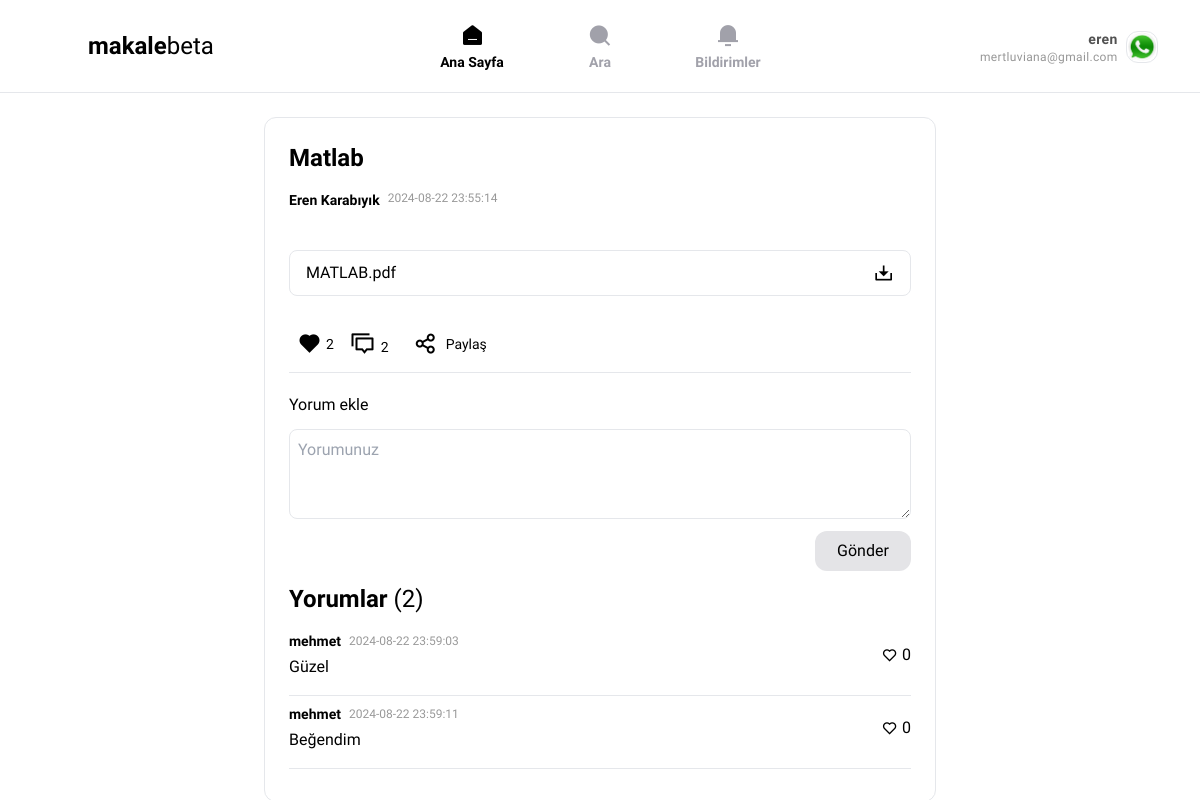
/makale?id=42 (signed in), run on the app's committed database.
### tables this page shows
CREATE TABLE `users` (
  `id` int(11) NOT NULL,
  `username` varchar(50) NOT NULL,
  `fullname` varchar(250) NOT NULL,
  `gender` int(1) NOT NULL,
  `email` varchar(100) NOT NULL,
  `password` varchar(250) NOT NULL,
  `yetki` int(1) NOT NULL,
  `createdate` timestamp NOT NULL DEFAULT current_timestamp(),
  `photo` varchar(255) NOT NULL
);

CREATE TABLE `posts` (
  `id` int(11) NOT NULL,
  `kullanici_id` int(11) NOT NULL,
  `title` varchar(50) NOT NULL,
  `file` varchar(255) NOT NULL,
  `createddate` timestamp NOT NULL DEFAULT current_timestamp() ON UPDATE current_timestamp(),
  `likes` int(255) NOT NULL,
  `shares` int(255) NOT NULL,
  `description` varchar(255) NOT NULL
);

CREATE TABLE `comments` (
  `id` int(11) NOT NULL,
  `post_id` int(11) NOT NULL,
  `user_id` int(11) NOT NULL,
  `comment` text NOT NULL,
  `created_at` timestamp NOT NULL DEFAULT current_timestamp()
);

### makale.php (the view, shortened to what this page needs)
<?php
include_once 'db/connect.php';
if (isset($_GET['id'])) {
    $makale_id = $_GET['id'];
    $mklSql = "SELECT posts.*, users.username FROM posts JOIN users ON posts.kullanici_id = users.id WHERE posts.id = ?";
    $mkl = $conn->prepare($mklSql);
    $mkl->bind_param("i", $makale_id);
    $mkl->execute();
    $results = $mkl->get_result();
    if ($results->num_rows > 0) {
        $makale = $results->fetch_assoc();
    } else {
        echo "Makale bulunamadı!";
        exit();
    }
} else {
    echo "Geçersiz makale ID!";
    exit();
}
$isLiked = false;
if (isset($_SESSION['user_id'])) {
    $user_id = $_SESSION['user_id'];
    $like_sorgu = "SELECT * FROM likes WHERE user_id = ? AND post_id = ?";
    $like_stmt = $conn->prepare($like_sorgu);
    $like_stmt->bind_param("ii", $user_id, $makale['id']);
    $like_stmt->execute();
    $like_result = $like_stmt->get_result();
    if ($like_result->num_rows > 0) {
        $isLiked = true;
    }
}
$like_count_sorgu = "SELECT COUNT(*) as like_count FROM likes WHERE post_id = ?";
$like_count_stmt = $conn->prepare($like_count_sorgu);
$like_count_stmt->bind_param("i", $makale['id']);
$like_count_stmt->execute();
$like_count_result = $like_count_stmt->get_result();
$like_count = $like_count_result->fetch_assoc()['like_count'];
$commentSql = "SELECT comments.*, users.username FROM comments JOIN users ON comments.user_id = users.id WHERE comments.post_id = ?";
$commentStmt = $conn->prepare($commentSql);
$commentStmt->bind_param("i", $makale['id']);
$commentStmt->execute();
$commentResults = $commentStmt->get_result();
$comments = $commentResults->fetch_all(MYSQLI_ASSOC);
$commentCountSql = "SELECT COUNT(*) as comment_count FROM comments WHERE post_id = ?";
$commentCountStmt = $conn->prepare($commentCountSql);
$commentCountStmt->bind_param("i", $makale['id']);
$commentCountStmt->execute();
$commentCountResult = $commentCountStmt->get_result();
$commentCount = $commentCountResult->fetch_assoc()['comment_count'];
?>
<!DOCTYPE html>
<html lang="tr">
<head>
    <?php include 'includes/head.php'; ?>
</head>
<body>
<?php include 'inc/header.php'; ?>
<main class="flex gap-6 w-full  justify-center">
    <div class="max-w-2xl w-full flex flex-col p-6 border mt-6 rounded-xl">
        <div class="w-full flex flex-col rounded-xl">
            <h1 class="text-2xl font-bold mb-4"><?php echo htmlspecialchars($makale['title']); ?></h1>
            <div class="flex gap-2 mb-4">
                <b class="text-sm"><?php echo htmlspecialchars($makale['username']); ?></b>
                <p class="opacity-40 text-xs"><?php echo htmlspecialchars($makale['createddate']); ?></p>
            </div>
            <div class="mt-4">
                <?php if (!empty($makale['file'])): ?>
                    <div class="my-2 flex rounded-lg border items-center px-4 p-2">
                        <p><?php echo htmlspecialchars($makale['file']); ?></p>
                        <a target="_blank" href="./uploads/<?php echo htmlspecialchars($makale['file']); ?>" class="ml-auto">
                            <i class="ri-download-2-line text-xl"></i>
                        </a>
                    </div>
                <?php endif; ?>
            </div>
            <div class="text-2xl flex w-full *:p-2 mt-4">
                <button class="like-post-button items-center flex gap-1" data-post-id="<?php echo $makale['id']; ?>">
                    <i class="<?php echo $isLiked ? 'ri-heart-fill' : 'ri-heart-line'; ?>"></i>
                    <span class="text-sm"><?php echo $like_count; ?></span>
                </button>
                <button class="">
                    <i class="ri-discuss-line"></i>
                    <span class="text-sm"><?php echo $commentCount; ?></span>
                </button>
                <button onclick="copyLink()" class="ml-2 p-2 rounded flex items-center gap-2">
                    <i class="ri-share-line"></i>
                    <p class="text-sm">Paylaş</p>
                </button>
            </div>
        </div>
        <div class="border-t pt-2 mt-1">
            <div class="flex flex-col gap-3 py-3">
                <h2 class="">Yorum ekle</h2>
                <textarea name="comment" id="comment" cols="30" rows="3" placeholder="Yorumunuz" class="rounded-lg border p-2"></textarea>
                <button id="comment-submit" class="h-10 ml-auto w-24 rounded-xl bg-zinc-200 px-4 transition hover:bg-black hover:text-white">Gönder</button>
            </div>
            <h1 class="mb-4 text-2xl"><b>Yorumlar</b> (<?php echo $commentCount; ?>)</h1>
            <?php foreach ($comments as $comment): ?>
                <?php
                    $commentIsLiked = false;
                    $comment_like_count_sorgu = "SELECT COUNT(*) as like_count FROM comment_likes WHERE comment_id = ?";
                    $comment_like_count_stmt = $conn->prepare($comment_like_count_sorgu);
                    $comment_like_count_stmt->bind_param("i", $comment['id']);
                    $comment_like_count_stmt->execute();
                    $comment_like_count_result = $comment_like_count_stmt->get_result();
                    $commentLikeCount = $comment_like_count_result->fetch_assoc()['like_count'];
                ?>
                <div class="mb-2 flex border-b pb-4">
                    <div class="h-full">
                        <div class="flex items-center gap-2 mb-1">
                            <b class="text-sm"><?php echo htmlspecialchars($comment['username']); ?></b>
                            <p class="opacity-40 text-xs"><?php echo htmlspecialchars($comment['created_at']); ?></p>
                        </div>
                        <p><?php echo htmlspecialchars($comment['comment']); ?></p>
                    </div>
                    <div class="ml-auto flex flex-col justify-between items-start gap-4 h-full">
                            <button class="like-comment-button flex items-center mb-auto gap-1 mt-3 ml-2" data-comment-id="<?php echo $comment['id']; ?>">
                                <i class="<?php echo $commentIsLiked ? 'ri-heart-fill' : 'ri-heart-line'; ?>"></i>
                                <span><?php echo $commentLikeCount; ?></span>
                            </button>
                        </div>
                </div>
            <?php endforeach; ?>
        </div>
    </div>
</main>
</body>
</html>

### inc/header.php (shortened to what this page needs)
<?php
include_once 'db/connect.php';
$giris_yapildi = isset($_SESSION['user_id']);
$currentPath = $_SERVER['REQUEST_URI'];
function isActive($path) {
    global $currentPath;
    return strpos($currentPath, $path) !== false ? 'text-black font-bold' : 'text-zinc-400';
}
$user_photo = '';
$user_gender = '';
$user_email = '';
if ($giris_yapildi) {
    $user_id = $_SESSION['user_id'];
    $giris = $conn->prepare("SELECT photo, gender, email FROM users WHERE id = ?");
    $giris->bind_param("i", $user_id);
    $giris->execute();
    $giris->bind_result($user_photo, $user_gender, $user_email);
}
 ?>
<header class="flex top-0 sticky bg-white z-20 items-center justify-between border-b p-2 px-4">
  <div class="flex w-full items-center justify-between mx-auto max-w-screen-lg">
    <a href="./" class=" w-96 flex text-2xl"><b>makale</b>beta</a>
    <nav class="flex justify-center max-lg:hidden max-lg:*:w-10 *:w-32 *:justify-center *:flex *:flex-col *:items-center items-center *:rounded-lg *:h-full *:px-0 *:py-3 *:transition hover:*:bg-zinc-200">
      <a href="./" class="<?php echo isActive(''); ?>">
          <i class="ri-home-6-fill text-2xl"></i>
          <p class="text-sm font-semibold ">Ana Sayfa</p>
      </a>
      <a href="./search.php" class="<?php echo isActive('/search'); ?>">
          <i class="ri-search-fill text-2xl"></i>
          <p class="text-sm font-semibold">Ara</p>
      </a>
      <?php if ($giris_yapildi): ?>
          <a href="./notifications.php" class="<?php echo isActive('/notifications.php'); ?>">
            <i class="ri-notification-3-fill text-2xl"></i>
            <p class="text-sm font-semibold">Bildirimler</p>
        </a>
      <?php endif; ?>
    </nav>
    <div class="flex gap-2 *:px-3 flex-4 w-96 *:py-1.5 *:rounded-lg justify-end items-center">
        <?php if ($giris_yapildi): ?>
            <div
                x-data="{ isOpen: false, openedWithKeyboard: false }"
                class="relative w-36 justify-end text-end"
                @keydown.esc.window="isOpen = false, openedWithKeyboard = false"
            >
                <button
                    type="button"
                    @click="isOpen = ! isOpen"
                    class="inline-flex cursor-pointer items-center gap-2 ml-auto whitespace-nowrap rounded-md text-sm font-medium tracking-wide transition"
                    aria-haspopup="true"
                    @keydown.space.prevent="openedWithKeyboard = true"
                    @keydown.enter.prevent="openedWithKeyboard = true"
                    @keydown.down.prevent="openedWithKeyboard = true"
                    :class="isOpen || openedWithKeyboard ? 'text-neutral-900 ' : 'text-neutral-600 '"
                    :aria-expanded="isOpen || openedWithKeyboard"
                    >
                    <div class="text-right max-lg:hidden">
                        <b><?php echo $_SESSION['username']; ?></b>
                        <p class="text-xs opacity-60"><?php echo htmlspecialchars($user_email); ?></p>
                    </div>
                    <img
                        class="w-8 h-8 rounded-xl border object-cover"
                        src="<?php echo !empty($user_photo) ? './assets/photos/' . htmlspecialchars($user_photo) : 'https://i.pinimg.com/564x/1b/a2/e6/1ba2e6d1d4874546c70c91f1024e17fb.jpg'; ?>"
                        alt="Profil Fotoğrafı"
                    />
                </button>
            </div>
        <?php else: ?>
            <a href="./register.php" class="bg-zinc-200">Kayıt Ol</a>
            <a href="./login.php" class="bg-black text-white">Giriş Yap</a>
        <?php endif; ?>
    </div>
  </div>
</header>

### styles/main.css (style rules this page uses)
html, body { font-family: "Inter Tight", sans-serif !important; }

### data on the page
users: email "mertluviana@gmail.com", photo (picture)
posts: title "Matlab", users.username "Eren Karabıyık", createddate "2024-08-22 23:55:14", file "MATLAB.pdf"
comments: user.username "mehmet", created_at "2024-08-22 23:59:03", comment "Güzel", commentLikeCount "0"
comments: user.username "mehmet", created_at "2024-08-22 23:59:11", comment "Beğendim", commentLikeCount "0"

### other printed values
$_SESSION['username'] "eren"
$like_count "2"
$commentCount "2"
